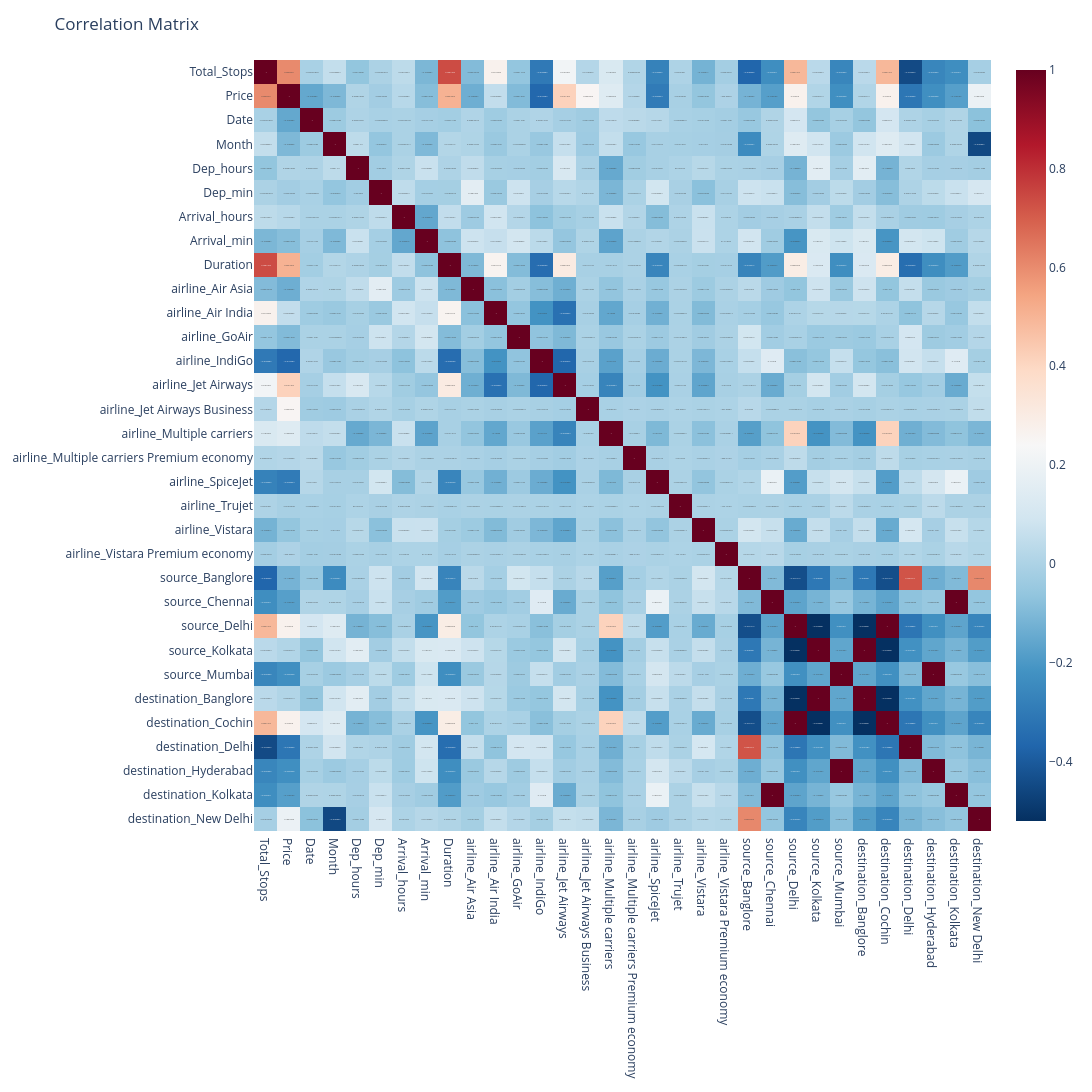

The cell this chart's notebook holds for it:
### Code cell
corr_matrix = df.corr(numeric_only=True)

fig = px.imshow(corr_matrix,
                width=1500,
                height=1500,
                text_auto=True, aspect="auto",
                color_continuous_scale='RdBu_r',
                )
fig.update_layout(title='Correlation Matrix')
fig.show()

### Figure 1 — Plotly figure (JSON) as saved in the notebook; plotly's stock layout.template omitted (floating-point values rounded to 4 significant figures; data arrays with more than 128 entries replaced by an {"elided": "..."} marker saying what was removed)
{"data": [{"coloraxis": "coloraxis", "hovertemplate": "x: %{x}<br>y: %{y}<br>color: %{z}<extra></extra>", "name": "0", "texttemplate": "%{z}", "type": "heatmap", "x": ["Total_Stops", "Price", "Date", "Month", "Dep_hours", "Dep_min", "Arrival_hours", "Arrival_min", "Duration", "airline_Air Asia", "airline_Air India", "airline_GoAir", "airline_IndiGo", "airline_Jet Airways", "airline_Jet Airways Business", "airline_Multiple carriers", "airline_Multiple carriers Premium economy", "airline_SpiceJet", "airline_Trujet", "airline_Vistara", "airline_Vistara Premium economy", "source_Banglore", "source_Chennai", "source_Delhi", "source_Kolkata", "source_Mumbai", "destination_Banglore", "destination_Cochin", "destination_Delhi", "destination_Hyderabad", "destination_Kolkata", "destination_New Delhi"], "xaxis": "x", "y": ["Total_Stops", "Price", "Date", "Month", "Dep_hours", "Dep_min", "Arrival_hours", "Arrival_min", "Duration", "airline_Air Asia", "airline_Air India", "airline_GoAir", "airline_IndiGo", "airline_Jet Airways", "airline_Jet Airways Business", "airline_Multiple carriers", "airline_Multiple carriers Premium economy", "airline_SpiceJet", "airline_Trujet", "airline_Vistara", "airline_Vistara Premium economy", "source_Banglore", "source_Chennai", "source_Delhi", "source_Kolkata", "source_Mumbai", "destination_Banglore", "destination_Cochin", "destination_Delhi", "destination_Hyderabad", "destination_Kolkata", "destination_New Delhi"], "yaxis": "y", "z": {"elided": "32x32 float values"}}], "layout": {"coloraxis": {"colorscale": [[0, "rgb(5,48,97)"], [0.1, "rgb(33,102,172)"], [0.2, "rgb(67,147,195)"], [0.3, "rgb(146,197,222)"], [0.4, "rgb(209,229,240)"], [0.5, "rgb(247,247,247)"], [0.6, "rgb(253,219,199)"], [0.7, "rgb(244,165,130)"], [0.8, "rgb(214,96,77)"], [0.9, "rgb(178,24,43)"], [1, "rgb(103,0,31)"]]}, "height": 1500, "margin": {"t": 60}, "title": {"text": "Correlation Matrix"}, "width": 1500, "xaxis": {"anchor": "y", "domain": [0, 1]}, "yaxis": {"anchor": "x", "autorange": "reversed", "domain": [0, 1]}}}
